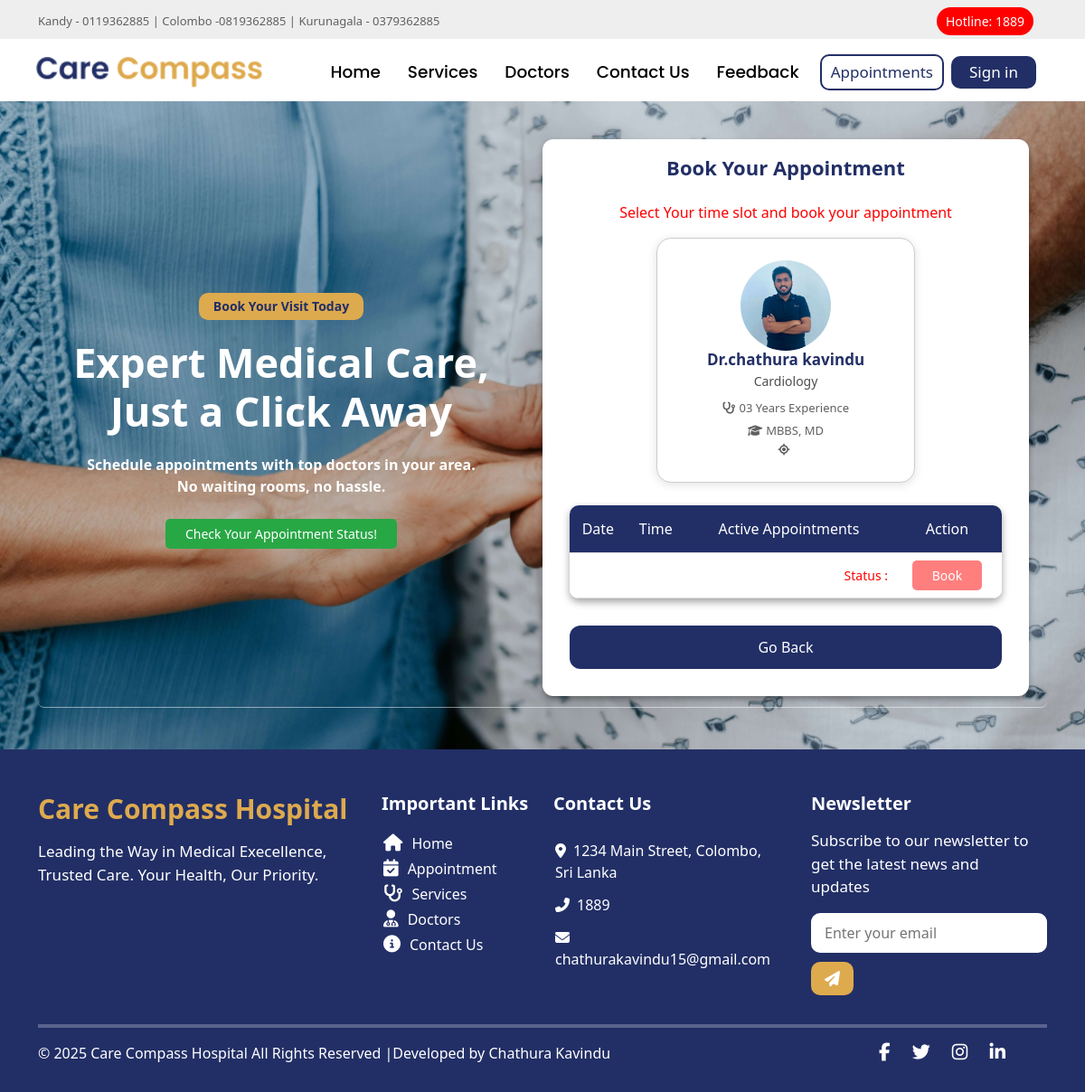
The app's page /appointment.php?doctorId=1 with its own data.
### tables this page shows
CREATE TABLE IF NOT EXISTS `doctors` (
  `id` int NOT NULL AUTO_INCREMENT,
  `regNo` int NOT NULL,
  `name` varchar(150) NOT NULL,
  `number` varchar(20) NOT NULL,
  `specialist` int NOT NULL,
  `image` varchar(250) DEFAULT NULL,
  `description` text,
  `experience` varchar(100) DEFAULT NULL,
  `certificates` varchar(250) NOT NULL,
  `language` varchar(100) NOT NULL,
  `userId` int DEFAULT NULL,
  `availability` int NOT NULL,
  PRIMARY KEY (`id`),
  UNIQUE KEY `regNo` (`regNo`)
);

CREATE TABLE IF NOT EXISTS `doctors_speciality` (
  `id` int NOT NULL AUTO_INCREMENT,
  `name` varchar(250) NOT NULL,
  PRIMARY KEY (`id`)
);

### functions/doctors.php (called while the page is built, shortened)
<?php
function getDoctorById($id, $conn){
    $sql = "SELECT doctors.* ,s.id AS sId, s.name AS specialistName FROM doctors
    LEFT JOIN doctors_speciality s ON doctors.specialist=s.id WHERE doctors.id='$id'";
    $result = mysqli_query($conn, $sql);
    $doctor = mysqli_fetch_assoc($result);
    return $doctor;
}

### functions/appointment.php (called while the page is built, shortened)
<?php
function getSessionsByDoctorId($conn, $doctorId, $date)
{
    $sql = "SELECT * FROM sessions WHERE doctorID='$doctorId' AND date='$date' AND status !='Expired'";
    $result = mysqli_query($conn, $sql);
    $sessions = mysqli_fetch_all($result, MYSQLI_ASSOC);
    if (!$sessions) {
        return ['error' => 'No sessions found'];
    }
    return $sessions;
}

### appointment.php (the view, shortened to what this page needs)
<?php
include 'db/config.php';
include 'functions/doctors.php';
include 'functions/appointment.php';
$error = '';
if (isset($_GET['doctorId'])) {
    $error = 'Select Your time slot and book your appointment';
    include 'db/config.php';
    $id = $_GET['doctorId'];
    $Date = $_GET['date'] ?? '';
    $aDoctor = getDoctorById($id, $conn);
    include 'db/config.php';
    $dSessions = getSessionsByDoctorId($conn, $id, $Date);
}
?>
<!DOCTYPE html>
<html lang="en">
<head>
    <link href="https://cdn.jsdelivr.net/npm/bootstrap@5.3.3/dist/css/bootstrap.min.css" rel="stylesheet">
    <link rel="stylesheet" href="https://cdnjs.cloudflare.com/ajax/libs/font-awesome/6.5.1/css/all.min.css">
    <link rel="stylesheet" href="assets/css/style.css">
    <link rel="stylesheet" href="assets/css/appointment.css">
</head>
<body>
    <?php include 'header.php'; ?>
    <div class="hero-image">
        <div class="container">
            <div class="appointment">
                <section class="hero">
                    <span class="badge">Book Your Visit Today</span>
                    <h1>Expert Medical Care,<br>Just a Click Away</h1>
                    <p>Schedule appointments with top doctors in your area.<br>No waiting rooms, no hassle.</p>
                    <a href="checkAppointment.php" class="btn-book">Check Your Appointment Status!</a>
                </section>
                <section class="appointment-form" id="appointmentForm">
                    <h2 class="section-title">Book Your Appointment</h2>
                    <p class="mg"><?= $error ?></p>
                    <div class="doctor" style="display: none;">
                        <div class="d-flex flex-wrap justify-content-center">
                            <div class="doctors-card p-4">
                                <img src="assets/images/uploads/<?= $aDoctor['image'] ?>" alt="Doctor" class="doctors-img">
                                <h3 class="doctors-name">Dr.<?= $aDoctor['name'] ?></h3>
                                <p class="doctors-specialty"> <?= $aDoctor['specialistName'] ?></p>
                                <p class="doctors-info">
                                    <i class="fa fa-stethoscope me-1"></i><?= $aDoctor['experience'] . ' ' ?> Experience
                                </p>
                                <p class="doctors-info">
                                    <i class="fa fa-graduation-cap me-1"></i><?= $aDoctor['certificates'] ?>
                                </p>
                                <p class="doctors-info">
                                    <i class="fa fa-location me-1"></i><?= $_GET['location'] ?>
                                </p>
                            </div>
                        </div>
                        <table class="table">
                            <thead>
                                <tr>
                                    <th>Date</th>
                                    <th>Time</th>
                                    <th>Active Appointments</th>
                                    <th>Action</th>
                                </tr>
                            </thead>
                            <tbody>
                                <?php foreach ($dSessions as $dSession) :
                                ?>
                                    <tr>
                                        <td><?= $dSession['date'] ?></td>
                                        <td><?= $dSession['timePeriod'] ?></td>
                                        <td><?= $dSession['appointmentCount'] ?> <span class="book-action">Status : <?= $dSession['status'] ?></span></td>
                                        <td>
                                            <?php if($dSession['status'] !='Active'){?>
                                                <a href="#" class="disabled-link">Book</a>
                                            <?php } else { ?>
                                                <a href="?sessionID=<?= $dSession['id'] ?>&doctorID=<?= $dSession['doctorID'] ?>" class="btn-book" id="btn-book">Book</a>
                                            <?php } ?>
                                        </td>
                                    </tr>
                                <?php endforeach; ?>
                            </tbody>
                        </table>
                        <a href="appointment.php"><button class="btn" >Go Back</button></a>
                    </div>
                </section>
            </div>
        </div>
    </div>
    <?php include 'footer.php'; ?>
</body>
</html>

### assets/css/style.css (style rules this page uses)
:root { --primary-color: #222F66; --secondary-color: #DEAA4E; --font-family: 'Poppins'; --font-size: 15px; --font-weight: 450; font-family: 'Poppins', sans-serif; }
.appointment { background-color: transparent; border: none; border-bottom: 1px solid rgba(255, 255, 255, 0.5); border-radius: 7px; color: white; padding: 0.75rem 0; margin-bottom: 1rem; }
.appointment::placeholder { padding: 10px; color: rgba(255, 255, 255, 0.7); }

### assets/css/appointment.css (style rules this page uses)
* { margin: 0; padding: 0; box-sizing: border-box; font-weight: 500; --primary-color: #222F66; --secondary-color: #DEAA4E; }
.hero-image { background-image: url('../images/bg1.jpg'); background-size: cover; background-position: center; padding: 30px 0; }
.appointment { min-height: 72vh; display: grid; grid-template-columns: 1fr 1fr; align-items: center; gap: 20px; padding-right: 20px; }
.hero { text-align: center; }
.badge { background: var(--secondary-color); color: var(--primary-color); padding: 8px 16px; border-radius: 10px; display: inline-block; margin-bottom: 20px; font-size: 14px; }
.hero h1 { font-weight: 700; font-size: 45px; color: rgb(255, 255, 255); margin-bottom: 20px; line-height: 1.2; }
.hero p { font-weight: 600; color: rgb(255, 255, 255); font-size: 16px; margin-bottom: 30px; }
.btn { background: var(--primary-color); color: white; padding: 12px 24px; border-radius: 12px; border: none; cursor: pointer; font-size: 16px; transition: all 0.3s ease; width: 100%; }
.section-title { font-size: 22px; text-align: center; font-weight: 600; margin-bottom: 25px; color: var(--primary-color); }
.appointment-form { max-width: 730px; background: white; padding: 30px; padding-top: 18px; border-radius: 12px; box-shadow: 0 4px 6px rgba(0, 0, 0, 0.31); }
.mg { color: red; text-align: center; }
.doctors-card { justify-items: center; background: white; border-radius: 16px; padding: 20px; box-shadow: 0 2px 10px 1px rgba(0, 0, 0, 0.1); width: 60%; transition: transform 0.3s; border: 1px solid #cdcccc; margin-bottom: 15px; }
.doctors-img { width: 100px; height: 100px; border-radius: 70%; }
.doctors-name { font-size: 17px; color: var(--primary-color); font-weight: 700; margin-bottom: 3px; }
.doctors-specialty { color: #4e4e4e; font-size: 14px; margin-bottom: 10px; font-weight: 500; }
.doctors-info { color: #606060; font-size: 13px; margin-bottom: 5px; }
.table { width: 100%; border-collapse: collapse; text-align: center; background: #fff; border-radius: 10px; overflow: hidden; margin-top: 10px; box-shadow: 0px 4px 8px rgba(0, 0, 0, 0.36); margin-bottom: 30px; }
.table th { background: var(--primary-color); color: white; padding: 15px 5px; border-bottom: 1px solid #ddd; }
.table td { padding: 15px 5px; border-bottom: 1px solid #ddd; font-size: 14px; }
.book-action { float: right; font-size: 14px; font-weight: 500; color: red; }
.btn-book { background: #28a745; color: white; padding: 7px 22px; text-decoration: none; border-radius: 5px; transition: 0.3s; font-size: 14px; }
.disabled-link { pointer-events: none; opacity: 0.5; cursor: not-allowed; background: rgb(255, 0, 0) !important; color: white; padding: 7px 22px; text-decoration: none; border-radius: 5px; transition: 0.3s; font-size: 14px; }

### appointment.php (style rules this page uses)
.doctor { display: block !important; }

### records on screen
doctors: image (picture), name "chathura kavindu", doctors_speciality.name "Cardiology", experience "03 Years", certificates "MBBS, MD"

### other values on screen
$error "Select Your time slot and book your appointment"
